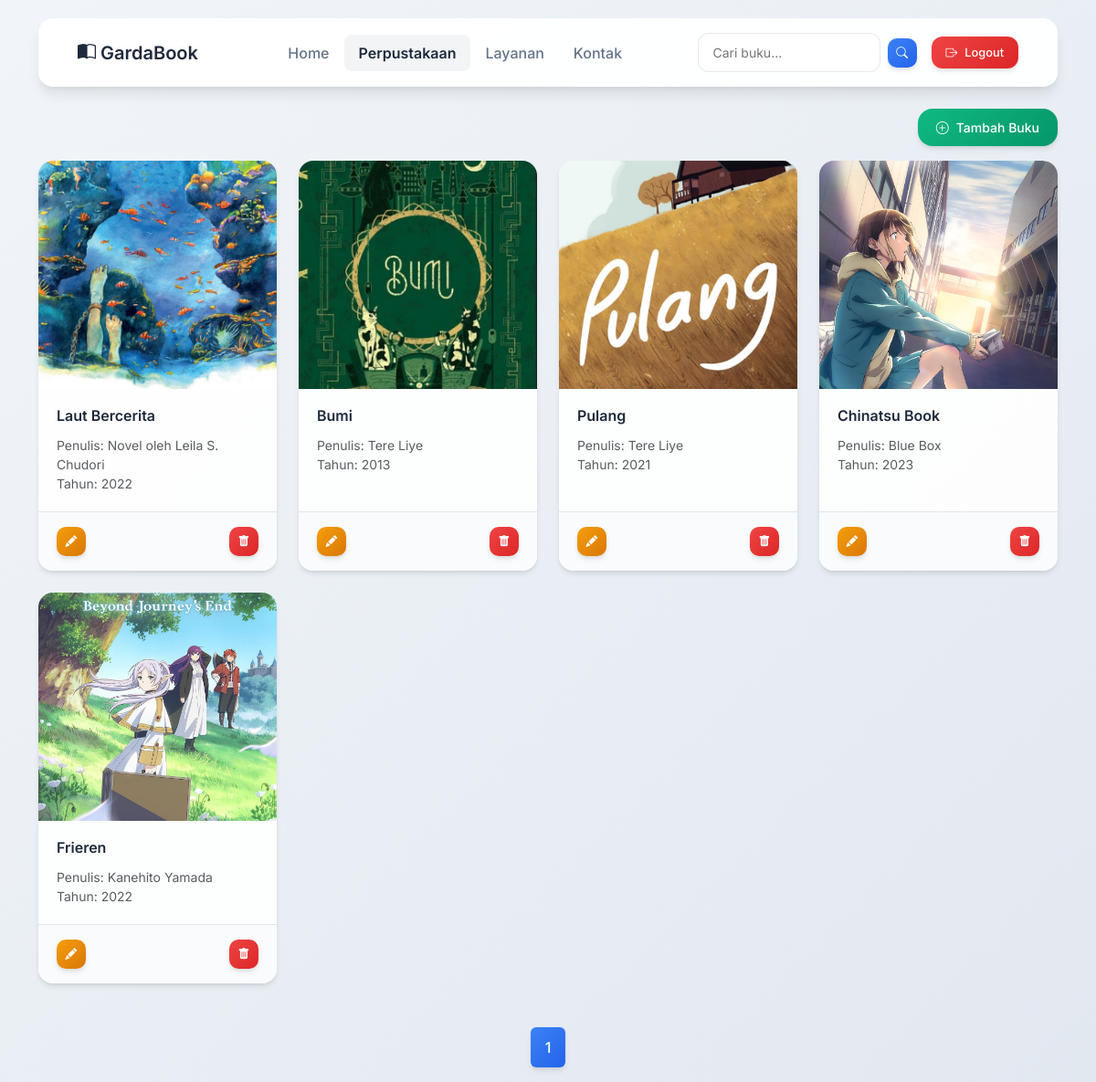
The app's page /perpustakaan.php (signed in) with its own data.
### tables this page shows
CREATE TABLE `buku` (
  `id` int NOT NULL,
  `judul` varchar(256) DEFAULT NULL,
  `penulis` varchar(256) DEFAULT NULL,
  `tahun` int DEFAULT NULL,
  `cover` varchar(256) DEFAULT NULL
);

### perpustakaan.php (the view, shortened to what this page needs)
<?php
include 'db.php';
$limit = 8;
$page = isset($_GET['page']) ? (int)$_GET['page'] : 1;
$offset = ($page - 1) * $limit;
$orderBy = $_GET['sort'] ?? 'id';
$where = '';
$totalQuery = $conn->query("SELECT COUNT(*) as count FROM buku $where");
$total = $totalQuery->fetch_assoc()['count'];
$pages = ceil($total / $limit);
$sql = "SELECT * FROM buku $where ORDER BY $orderBy ASC LIMIT $limit OFFSET $offset";
$result = $conn->query($sql);
?>
<!DOCTYPE html>
<html lang="id">
<head>
    <link href="https://cdn.jsdelivr.net/npm/bootstrap@5.3.0/dist/css/bootstrap.min.css" rel="stylesheet">
    <link href="https://cdn.jsdelivr.net/npm/bootstrap-icons@1.10.5/font/bootstrap-icons.css" rel="stylesheet">
    <link href="https://cdn.jsdelivr.net/npm/animate.css@4.1.1/animate.min.css" rel="stylesheet">
</head>
<body>
<div class="container">
    <nav class="navbar navbar-expand-lg navbar-custom mb-4">
    <div class="container-fluid">
        <a class="navbar-brand" href="home.php"><i class="bi bi-book-half"></i> GardaBook</a>
        <div class="collapse navbar-collapse justify-content-center" id="navbarNav">
            <ul class="navbar-nav mb-2 mb-lg-0">
                <li class="nav-item"><a class="nav-link" href="home.php">Home</a></li>
                <li class="nav-item"><a class="nav-link active" href="perpustakaan.php">Perpustakaan</a></li>
                <li class="nav-item"><a class="nav-link" href="layanan.php">Layanan</a></li>
                <li class="nav-item"><a class="nav-link" href="kontak.php">Kontak</a></li>
            </ul>
        </div>
            <div class="d-flex align-items-center gap-3">
                <form method="GET" class="search-form">
                    <input type="text" name="cari" class="search-input" placeholder="Cari buku..." value="<?= isset($_GET['cari']) ? htmlspecialchars($_GET['cari']) : '' ?>">
                    <button class="btn-modern btn-primary-modern btn-icon btn-sm" type="submit"><i class="bi bi-search"></i></button>
                </form>
                <a href="logout.php" class="btn-modern btn-danger-modern btn-sm"><i class="bi bi-box-arrow-right"></i> Logout</a>
            </div>
        </div>
    </nav>
    <div class="mb-3 text-end">
    <a href="tambah.php" class="btn-modern btn-success-modern"><i class="bi bi-plus-circle"></i> Tambah Buku</a>
    </div>
    <div class="row">
        <?php if ($result->num_rows > 0): ?>
            <?php while ($row = $result->fetch_assoc()): ?>
                <div class="col-md-3 mb-4">
                    <div class="card h-100">
                        <img src="cover/<?= $row['cover'] ?? 'default.jpg' ?>" class="card-img-top" alt="Cover buku">
                        <div class="card-body">
                            <h6 class="card-title"><?= htmlspecialchars($row['judul']) ?></h6>
                            <p class="card-text text-muted small">
                                Penulis: <?= htmlspecialchars($row['penulis']) ?><br>
                                Tahun: <?= $row['tahun'] ?>
                            </p>
                        </div>
                        <div class="card-footer d-flex justify-content-between">
                            <a href="edit.php?id=<?= $row['id'] ?>" class="btn-modern btn-warning-modern btn-icon btn-sm" title="Edit"><i class="bi bi-pencil-fill"></i></a>
                           <a href="hapus.php?id=<?= $row['id'] ?>" class="btn-modern btn-danger-modern btn-icon btn-sm btn-delete" title="Hapus"><i class="bi bi-trash-fill"></i></a>
                        </div>
                    </div>
                </div>
            <?php endwhile; ?>
        <?php endif; ?>
    </div>
    <nav class="d-flex justify-content-center mt-4">
        <ul class="pagination">
            <?php for ($i = 1; $i <= $pages; $i++): ?>
                <li class="page-item <?= $i == $page ? 'active' : '' ?>">
                    <a class="page-link" href="?page=<?= $i ?>&sort=<?= $orderBy ?><?= isset($cari) ? "&cari=$cari" : '' ?>"><?= $i ?></a>
                </li>
            <?php endfor; ?>
        </ul>
    </nav>
</div>
</body>
</html>

### perpustakaan.php (style rules this page uses)
:root { --primary-color: #1e293b; --primary-light: #334155; --accent-blue: #3b82f6; --accent-green: #10b981; --accent-red: #ef4444; --accent-yellow: #f59e0b; --bg-light: #f8fafc; --text-muted: #64748b; --border-radius: 16px; --shadow-soft: 0 4px 6px -1px rgba(0, 0, 0, 0.1), 0 2px 4px -1px rgba(0, 0, 0, 0.06); --shadow-medium: 0 10px 15px -3px rgba(0, 0, 0, 0.1), 0 4px 6px -2px rgba(0, 0, 0, 0.05); }
body { font-family: 'Inter', sans-serif; background: linear-gradient(135deg, #f1f5f9 0%, #e2e8f0 100%); min-height: 100vh; }
.navbar-custom { border-radius: var(--border-radius); box-shadow: var(--shadow-medium); background-color: rgba(255, 255, 255, 0.95); backdrop-filter: blur(10px); border: 1px solid rgba(255, 255, 255, 0.2); padding: 15px 30px; margin-top: 20px; }
.navbar-brand { font-weight: 600; color: var(--primary-color) !important; font-size: 1.25rem; }
.nav-link { font-weight: 500; color: var(--text-muted) !important; transition: color 0.2s ease; border-radius: 8px; padding: 8px 16px !important; }
.nav-link.active { color: #1e293b !important; font-weight: 600; background-color: rgba(30, 41, 59, 0.05); }
.btn-modern { position: relative; font-weight: 500; font-size: 0.875rem; padding: 10px 20px; border-radius: var(--border-radius); border: none; transition: all 0.2s cubic-bezier(0.4, 0, 0.2, 1); text-decoration: none; display: inline-flex; align-items: center; gap: 8px; cursor: pointer; overflow: hidden; }
.btn-modern::before { content: ''; position: absolute; top: 0; left: -100%; width: 100%; height: 100%; background: linear-gradient(90deg, transparent, rgba(255, 255, 255, 0.2), transparent); transition: left 0.5s; }
.btn-primary-modern { background: linear-gradient(135deg, var(--accent-blue) 0%, #2563eb 100%); color: white; box-shadow: var(--shadow-soft); }
.btn-success-modern { background: linear-gradient(135deg, var(--accent-green) 0%, #059669 100%); color: white; box-shadow: var(--shadow-soft); }
.btn-danger-modern { background: linear-gradient(135deg, var(--accent-red) 0%, #dc2626 100%); color: white; box-shadow: var(--shadow-soft); }
.btn-warning-modern { background: linear-gradient(135deg, var(--accent-yellow) 0%, #d97706 100%); color: white; box-shadow: var(--shadow-soft); }
.btn-modern.btn-sm { padding: 8px 16px; font-size: 0.8rem; border-radius: 12px; }
.btn-icon { width: 40px; height: 40px; padding: 0; display: inline-flex; align-items: center; justify-content: center; border-radius: 12px; }
.btn-icon.btn-sm { width: 32px; height: 32px; border-radius: 10px; }
.search-form { position: relative; display: flex; align-items: center; gap: 8px; }
.search-input { padding: 10px 16px; border: 1px solid rgba(30, 41, 59, 0.1); border-radius: 12px; background: rgba(255, 255, 255, 0.8); backdrop-filter: blur(10px); font-size: 0.875rem; transition: all 0.2s ease; width: 200px; }
.card { border: none; border-radius: var(--border-radius); overflow: hidden; box-shadow: var(--shadow-soft); background: rgba(255, 255, 255, 0.9); backdrop-filter: blur(10px); transition: all 0.3s ease; }
.card-img-top { height: 250px; object-fit: cover; transition: transform 0.3s ease; }
.card-body { padding: 20px; }
.card-title { font-weight: 600; color: var(--primary-color); margin-bottom: 12px; }
.card-text { color: var(--text-muted); line-height: 1.5; }
.card-footer { background: rgba(248, 250, 252, 0.8); border-top: 1px solid rgba(30, 41, 59, 0.1); padding: 16px 20px; }
.pagination .page-link { border: none; border-radius: 12px; color: var(--text-muted); background: rgba(255, 255, 255, 0.8); margin: 0 4px; padding: 10px 16px; font-weight: 500; transition: all 0.2s ease; }
.pagination .page-item.active .page-link { background: linear-gradient(135deg, var(--accent-blue) 0%, #2563eb 100%); color: white; box-shadow: var(--shadow-soft); }
.col-md-3 { animation: fadeInUp 0.6s ease forwards; }
.col-md-3:nth-child(1) { animation-delay: 0.1s; }
.col-md-3:nth-child(2) { animation-delay: 0.2s; }
.col-md-3:nth-child(3) { animation-delay: 0.3s; }
.col-md-3:nth-child(4) { animation-delay: 0.4s; }

### records on screen
buku: cover (picture), judul "Laut Bercerita", penulis "Novel oleh Leila S. Chudori", tahun "2022"
buku: cover (picture), judul "Bumi", penulis "Tere Liye", tahun "2013"
buku: cover (picture), judul "Pulang", penulis "Tere Liye", tahun "2021"
buku: cover (picture), judul "Chinatsu Book", penulis "Blue Box", tahun "2023"
buku: cover (picture), judul "Frieren", penulis "Kanehito Yamada", tahun "2022"
